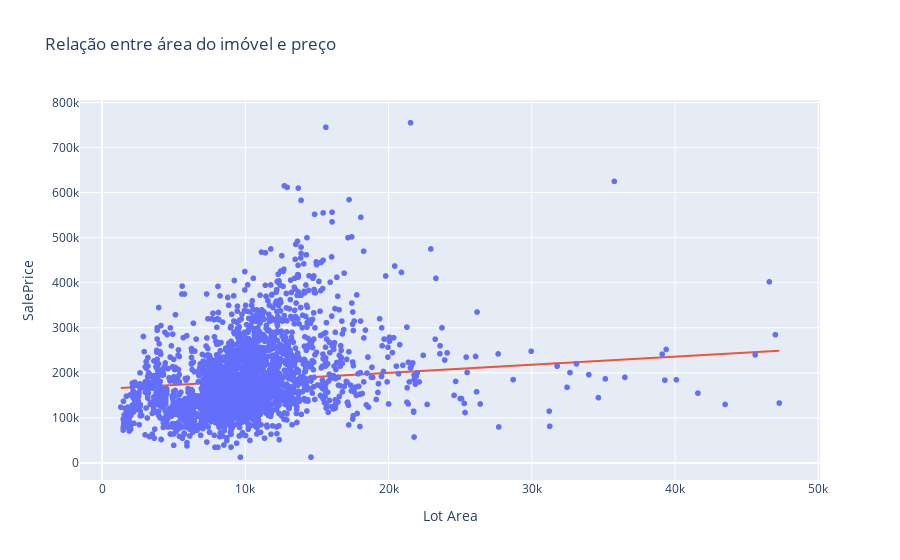

Source (notebook cell):
### Markdown cell above
Para ter uma ideia melhor do funcionamento de nossa regressão, vamos plotar os pontos novamente, sem os outliers. Nesse gráfico, a linearidade dos dados é bem convincente:

### Code cell
large_lot_df = df[df['Lot Area'] < 50_000]

fig = px.scatter(
    large_lot_df,
    x="Lot Area",
    y="SalePrice",
    title="Relação entre área do imóvel e preço",
    #log_y=True
)
fig.add_trace(go.Scatter(
    x=large_lot_df['Lot Area'],
    y=large_lot_df['Lot Area'] * slope + intercept,
    mode="lines",
    name=f"y = {slope:.2f}x + {intercept:.2f}",
    showlegend=False
))

fig.show()

### Figure 1 — Plotly figure (JSON) as saved in the notebook; plotly's stock layout.template omitted (floating-point values rounded to 4 significant figures; data arrays with more than 128 entries replaced by an {"elided": "..."} marker saying what was removed)
{"data": [{"hovertemplate": "Lot Area=%{x}<br>SalePrice=%{y}<extra></extra>", "legendgroup": "", "marker": {"color": "#636efa", "symbol": "circle"}, "mode": "markers", "name": "", "showlegend": false, "type": "scattergl", "x": {"elided": "2916 int values"}, "xaxis": "x", "y": {"elided": "2916 int values"}, "yaxis": "y"}, {"mode": "lines", "name": "y = 1.80x + 164209.29", "showlegend": false, "type": "scatter", "x": {"elided": "2916 int values"}, "y": {"elided": "2916 float values"}}], "layout": {"autosize": true, "legend": {"tracegroupgap": 0}, "title": {"text": "Relação entre área do imóvel e preço"}, "xaxis": {"anchor": "y", "autorange": true, "domain": [0, 1], "range": [-1694.0, 50270.0], "title": {"text": "Lot Area"}, "type": "linear"}, "yaxis": {"anchor": "x", "autorange": true, "domain": [0, 1], "range": [-48460.0, 816300.0], "title": {"text": "SalePrice"}, "type": "linear"}}}
